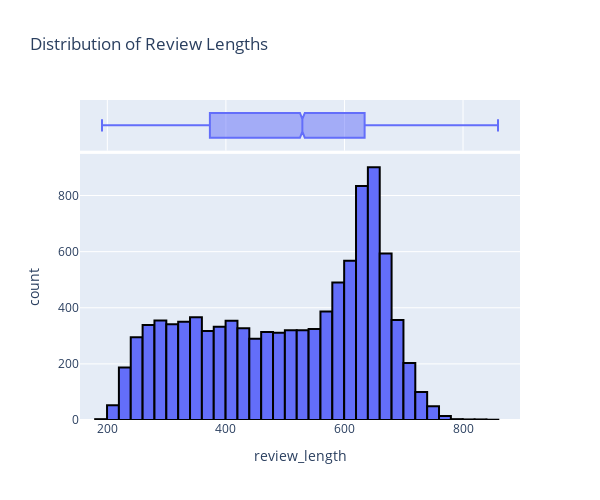

Notebook code for this chart:
### Code cell
# Add a column for review length if it's not already added
dataFrame['review_length'] = dataFrame['review'].apply(len)

# Create the interactive histogram
fig = px.histogram(dataFrame,
                    x='review_length', 
                    nbins=50, 
                    title='Distribution of Review Lengths', 
                    marginal="box",
                    height=500,
                    width=600)

# Update the traces to add a black line between the review lengths
fig.update_traces(marker_line_color='black', marker_line_width=2)

# Show the interactive plot
fig.show()

### Figure 1 — Plotly figure (JSON) as saved in the notebook; plotly's stock layout.template omitted (floating-point values rounded to 4 significant figures; data arrays with more than 128 entries replaced by an {"elided": "..."} marker saying what was removed)
{"data": [{"alignmentgroup": "True", "bingroup": "x", "hovertemplate": "review_length=%{x}<br>count=%{y}<extra></extra>", "legendgroup": "", "marker": {"color": "#636efa", "line": {"color": "black", "width": 2}, "pattern": {"shape": ""}}, "name": "", "nbinsx": 50, "offsetgroup": "", "orientation": "v", "showlegend": false, "type": "histogram", "x": {"elided": "10001 int values"}, "xaxis": "x", "yaxis": "y"}, {"alignmentgroup": "True", "hovertemplate": "review_length=%{x}<extra></extra>", "legendgroup": "", "marker": {"color": "#636efa", "line": {"color": "black", "width": 2}}, "name": "", "notched": true, "offsetgroup": "", "showlegend": false, "type": "box", "x": {"elided": "10001 int values"}, "xaxis": "x2", "yaxis": "y2"}], "layout": {"barmode": "relative", "height": 500, "legend": {"tracegroupgap": 0}, "title": {"text": "Distribution of Review Lengths"}, "width": 600, "xaxis": {"anchor": "y", "domain": [0, 1], "title": {"text": "review_length"}}, "xaxis2": {"anchor": "y2", "domain": [0, 1], "matches": "x", "showgrid": true, "showticklabels": false}, "yaxis": {"anchor": "x", "domain": [0, 0.8316], "title": {"text": "count"}}, "yaxis2": {"anchor": "x2", "domain": [0.8416, 1], "matches": "y2", "showgrid": false, "showline": false, "showticklabels": false, "ticks": ""}}}
